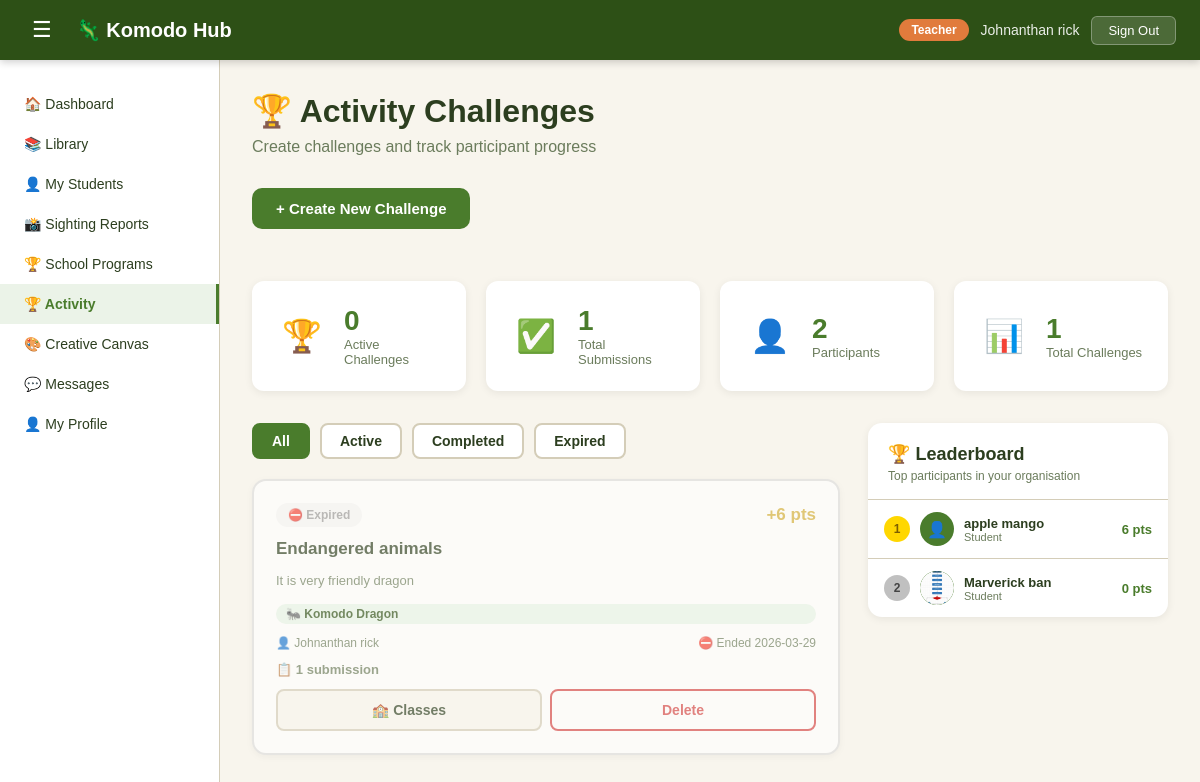
The app's page /activities (signed in) with its own data.
### tables this page shows
CREATE TABLE user(
    user_id INTEGER PRIMARY KEY AUTOINCREMENT,
    fullname TEXT NOT NULL,
    email TEXT NOT NULL,
    role TEXT,
    password TEXT NOT NULL,
    organization_id INTEGER, avatar TEXT, phone TEXT, location TEXT, created_at TIMESTAMP DEFAULT '2025-01-01', status TEXT DEFAULT 'active', points INTEGER DEFAULT 0,
    FOREIGN KEY (organization_id) REFERENCES organization(organization_id)
);

CREATE TABLE challenge (
    challenge_id INTEGER PRIMARY KEY AUTOINCREMENT,
    title TEXT NOT NULL,
    description TEXT NOT NULL,
    points INTEGER NOT NULL DEFAULT 10,
    duration_days INTEGER NOT NULL DEFAULT 7,
    deadline TIMESTAMP NOT NULL,
    species_focus TEXT,
    created_by INTEGER NOT NULL,
    organization_id INTEGER NOT NULL,
    created_at TIMESTAMP DEFAULT CURRENT_TIMESTAMP,
    FOREIGN KEY (created_by) REFERENCES user(user_id),
    FOREIGN KEY (organization_id) REFERENCES organization(organization_id)
);

### app.py (the view, shortened to what this page needs)
@app.route('/activities')
def get_activities():
    if 'user_id' not in session:
        return redirect(url_for('login_get'))
    user = db.fetch_one('SELECT * FROM user WHERE user_id = ?', (session['user_id'],))
    org_id = session.get('organization_id')
    now = datetime.now().strftime('%Y-%m-%d %H:%M:%S')
    now = datetime.now().strftime('%Y-%m-%d %H:%M:%S')
    if session['role'] in ['teacher', 'school-admin', 'principal', 'community-admin']:
        sql = '''
            SELECT c.*,
                u.fullname as creator_name,
                (SELECT COUNT(*) FROM challenge_submission cs
                    WHERE cs.challenge_id = c.challenge_id) as submission_count,
                NULL as my_submission_id,
                CASE WHEN c.deadline < ? THEN 'expired' ELSE 'active' END as status
            FROM challenge c
            JOIN user u ON c.created_by = u.user_id
            WHERE c.organization_id = ?
            ORDER BY c.created_at DESC
        '''
        challenges = db.fetch_query(sql, (now, org_id))
    else:
        challenges = []
    active_count = sum(1 for c in challenges if c['status'] == 'active')
    if session['role'] in ['student', 'community-member']:
        completed_count = db.fetch_one(
            'SELECT COUNT(*) as count FROM challenge_submission WHERE student_id = ?',
            (session['user_id'],)
        )['count']
        points = user['points'] or 0
    else:
        completed_count = db.fetch_one(
            '''SELECT COUNT(*) as count FROM challenge_submission cs
               JOIN challenge c ON cs.challenge_id = c.challenge_id
               WHERE c.organization_id = ?''',
            (org_id,)
        )['count']
        points = None
    leaderboard = db.fetch_query(
        '''SELECT fullname, points, avatar, role FROM user
           WHERE organization_id = ? AND role IN ('student', 'community-member')
           ORDER BY points DESC LIMIT 10''',
        (org_id,)
    )
    species = db.fetch_query('SELECT common_name FROM species ORDER BY common_name')
    return render_template('shared/activity.html',
        user=user,
        challenges=[dict(c) for c in challenges],
        active_count=active_count,
        completed_count=completed_count,
        points=points,
        leaderboard=leaderboard,
        species=species
    )

### templates/shared/activity.html (shortened to what this page needs)
<!DOCTYPE html>
<html lang="en">
<head>
    <link rel="stylesheet" href="{{ url_for('static', filename='css/style.css') }}">
    <link rel="stylesheet" href="{{ url_for('static', filename='css/dashboard.css') }}">
    <link rel="stylesheet" href="{{ url_for('static', filename='css/tabs/activity.css') }}">
</head>
<body class="dashboard-body">
    {% include 'shared/navbar.html' %}
    <div class="dash-layout">
        {% include 'shared/sidebar.html' %}
        <main class="dash-main">
            <div class="page-header">
                <h1>&#127942; Activity Challenges</h1>
                <p>
                    {% if user['role'] in ['teacher', 'community-admin'] %}
                        Create challenges and track participant progress
                    {% else %}
                        Complete challenges, earn points, and climb the leaderboard
                    {% endif %}
                </p>
            </div>
            {% if user['role'] in ['teacher', 'community-admin'] %}
            <div style="margin-bottom: 24px;">
                <button class="btn-create-challenge" onclick="openCreateChallengeModal()">
                    + Create New Challenge
                </button>
            </div>
            {% endif %}
            <div class="activity-stats">
                <div class="stat-box">
                    <div class="stat-icon">&#127942;</div>
                    <div class="stat-info">
                        <div class="stat-number">{{ active_count }}</div>
                        <div class="stat-label">Active Challenges</div>
                    </div>
                </div>
                <div class="stat-box">
                    <div class="stat-icon">&#9989;</div>
                    <div class="stat-info">
                        <div class="stat-number">{{ completed_count }}</div>
                        <div class="stat-label">
                            {% if user['role'] in ['teacher', 'community-admin'] %}
                                Total Submissions
                            {% else %}
                                My Completions
                            {% endif %}
                        </div>
                    </div>
                </div>
                {% if user['role'] in ['student', 'community-member'] %}
                <div class="stat-box">
                    <div class="stat-icon">&#11088;</div>
                    <div class="stat-info">
                        <div class="stat-number">{{ points }}</div>
                        <div class="stat-label">My Points</div>
                    </div>
                </div>
                <div class="stat-box">
                    <div class="stat-icon">&#127942;</div>
                    <div class="stat-info">
                        <div class="stat-number">#{{ leaderboard | selectattr('user_id', 'defined') | list | length + 1 }}</div>
                        <div class="stat-label">My Rank</div>
                    </div>
                </div>
                {% else %}
                <div class="stat-box">
                    <div class="stat-icon">&#128100;</div>
                    <div class="stat-info">
                        <div class="stat-number">{{ leaderboard | length }}</div>
                        <div class="stat-label">Participants</div>
                    </div>
                </div>
                <div class="stat-box">
                    <div class="stat-icon">&#128202;</div>
                    <div class="stat-info">
                        <div class="stat-number">{{ challenges | length }}</div>
                        <div class="stat-label">Total Challenges</div>
                    </div>
                </div>
                {% endif %}
            </div>
            <div class="activity-layout">
                <div class="challenges-section">
                    <div class="challenge-filters">
                        <button class="filter-btn active" data-filter="all" onclick="filterChallenges('all', this)">All</button>
                        <button class="filter-btn" data-filter="active" onclick="filterChallenges('active', this)">Active</button>
                        <button class="filter-btn" data-filter="completed" onclick="filterChallenges('completed', this)">Completed</button>
                        <button class="filter-btn" data-filter="expired" onclick="filterChallenges('expired', this)">Expired</button>
                    </div>
                    <div class="challenges-container" id="challenges-container">
                        {% for c in challenges %}
                        <div class="challenge-card {{ c['status'] }} {% if c.get('my_submission_id') %}done{% endif %}"
                             data-status="{{ c['status'] }}"
                             data-done="{{ '1' if c.get('my_submission_id') else '0' }}"
                             id="challenge-card-{{ c['challenge_id'] }}">
                            <div class="challenge-header">
                                <div class="challenge-badge {{ c['status'] }}-badge">
                                    {% if c['status'] == 'active' %}&#128293; Active
                                    {% elif c['status'] == 'expired' %}&#9940; Expired
                                    {% endif %}
                                </div>
                                <div class="challenge-points {% if c.get('my_submission_id') %}earned{% endif %}">
                                    +{{ c['points'] }} pts
                                </div>
                            </div>
                            <h3 class="challenge-title">{{ c['title'] }}</h3>
                            <p class="challenge-description">{{ c['description'] }}</p>
                            {% if c['species_focus'] %}
                            <span class="challenge-species-tag">&#128028; {{ c['species_focus'] }}</span>
                            {% endif %}
                            <div class="challenge-meta">
                                <span>&#128100; {{ c['creator_name'] }}</span>
                                {% if c['status'] == 'active' %}
                                <span>&#9200; Ends {{ c['deadline'][:10] }}</span>
                                {% else %}
                                <span>&#9940; Ended {{ c['deadline'][:10] }}</span>
                                {% endif %}
                            </div>
                            {% if user['role'] in ['teacher', 'community-admin'] %}
                            <div class="challenge-submissions-info">
                                <span>&#128203; {{ c['submission_count'] }} submission{{ 's' if c['submission_count'] != 1 else '' }}</span>
                            </div>
                            {% endif %}
                            {% if user['role'] in ['student', 'community-member'] %}
                                {% if c.get('my_submission_id') %}
                                <button class="btn-challenge btn-done" disabled>&#9989; Completed</button>
                                {% elif c['status'] == 'active' %}
                                <button class="btn-challenge btn-submit"
                                        onclick="openSubmitModal({{ c['challenge_id'] }}, '{{ c['title'] | replace("'", "\\'") }}', {{ c['points'] }})">
                                    Submit Evidence
                                </button>
                                {% else %}
                                <button class="btn-challenge btn-expired" disabled>Expired</button>
                                {% endif %}
                            {% elif user['role'] in ['teacher', 'community-admin'] %}
                                {% if c['created_by'] == user['user_id'] %}
                                <div class="challenge-card-actions">
                                    {% if user['role'] == 'teacher' %}
                                    <button class="btn-challenge btn-manage-classes"
                                            onclick="openChallengeClassModal({{ c['challenge_id'] }})">
                                        &#127979; Classes
                                    </button>
                                    {% endif %}
                                    <button class="btn-challenge btn-delete-challenge"
                                            onclick="deleteChallenge({{ c['challenge_id'] }})">
                                        Delete
                                    </button>
                                </div>
                                {% endif %}
                            {% endif %}
                        </div>
                        {% endfor %}
                    </div>
                </div>
                <div class="leaderboard-section">
                    <div class="leaderboard-card">
                    <h3 class="leaderboard-title">&#127942; Leaderboard</h3>
                    <p class="leaderboard-subtitle">Top participants in your organisation</p>
                    <div class="leaderboard-list">
                        {% for p in leaderboard %}
                        <div class="leaderboard-item {% if p['fullname'] == user['fullname'] %}is-me{% endif %}">
                            <span class="leaderboard-rank
                                {% if loop.index == 1 %}rank-gold
                                {% elif loop.index == 2 %}rank-silver
                                {% elif loop.index == 3 %}rank-bronze
                                {% endif %}">
                                {{ loop.index }}
                            </span>
                            <div class="leaderboard-avatar">
                                {% if p['avatar'] %}
                                    <img src="{{ url_for('static', filename=p['avatar']) }}"
                                        style="width:100%;height:100%;object-fit:cover;border-radius:50%;">
                                {% else %}
                                    👤
                                {% endif %}
                            </div>
                            <div class="leaderboard-info">
                                <span class="leaderboard-name">
                                    {{ p['fullname'] }}
                                </span>
                                <span class="leaderboard-role">{{ p['role'].replace('-',' ').title() }}</span>
                            </div>
                            <span class="leaderboard-points">{{ p['points'] or 0 }} pts</span>
                        </div>
                        {% else %}
                        <div style="padding:32px; text-align:center; color:var(--text-muted); font-size:14px;">
                            No participants yet.
                        </div>
                        {% endfor %}
                    </div>
                </div>
                </div>
            </div>
        </main>
    </div>
</body>
</html>

### templates/shared/navbar.html
    <nav class="dash-nav">
        <div class="dash-nav-left">
            <button class="sidebar-toggle" onclick="toggleSidebar()">&#9776;</button>
            <a href="/dashboard/{{ user['role'] }}" class="dash-logo">&#129422; Komodo Hub</a>
        </div>
        <div class="dash-nav-right">
            <span class="nav-role-badge">{{ user['role'].replace('-', ' ').title() }}</span>
            <span class="nav-username">{{ user['fullname'] }}</span>
            <button class="btn-signout" onclick="signOut()">Sign Out</button>
        </div>
    </nav>

### records on screen
user: role.replace "Teacher", fullname "Johnanthan rick"
challenge: points "6", title "Endangered animals", description "It is very friendly dragon", species_focus "Komodo Dragon", creator_name "Johnanthan rick", deadline "2026-03-29", submission_count "1"
user: fullname "apple mango", role.replace "Student", points "6"
user: avatar (picture), fullname "Marverick ban", role.replace "Student", points "0"

### other values on screen
{{ active_count }} "0"
{{ completed_count }} "1"
{{ leaderboard | length }} "2"
{{ challenges | length }} "1"
